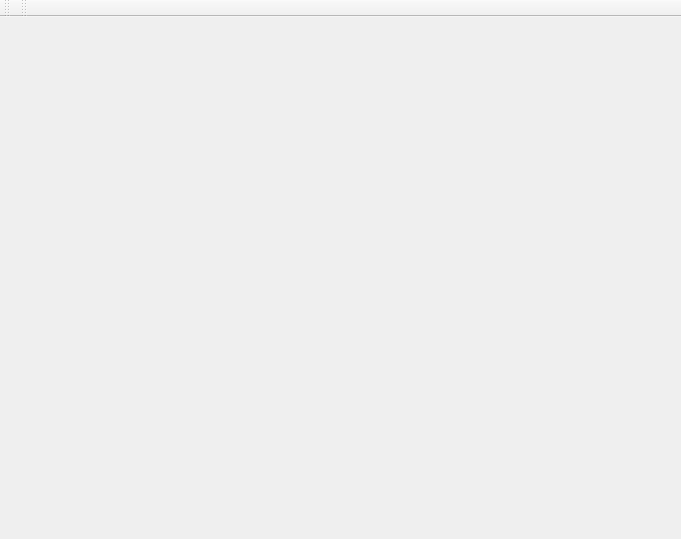
<?xml version="1.0" encoding="UTF-8"?>
<ui version="4.0">
 <class>MainWindow</class>
 <widget class="QMainWindow" name="MainWindow">
  <property name="geometry">
   <rect>
    <x>0</x>
    <y>0</y>
    <width>681</width>
    <height>539</height>
   </rect>
  </property>
  <property name="windowTitle">
   <string>MainWindow</string>
  </property>
  <widget class="QWidget" name="centralWidget"/>
  <widget class="QMenuBar" name="menuBar">
   <property name="geometry">
    <rect>
     <x>0</x>
     <y>0</y>
     <width>681</width>
     <height>23</height>
    </rect>
   </property>
  </widget>
  <widget class="QToolBar" name="mainToolBar">
   <attribute name="toolBarArea">
    <enum>TopToolBarArea</enum>
   </attribute>
   <attribute name="toolBarBreak">
    <bool>false</bool>
   </attribute>
  </widget>
  <widget class="QToolBar" name="toolBar">
   <property name="windowTitle">
    <string>toolBar</string>
   </property>
   <attribute name="toolBarArea">
    <enum>TopToolBarArea</enum>
   </attribute>
   <attribute name="toolBarBreak">
    <bool>false</bool>
   </attribute>
  </widget>
 </widget>
 <layoutdefault spacing="6" margin="11"/>
 <resources/>
 <connections/>
</ui>
